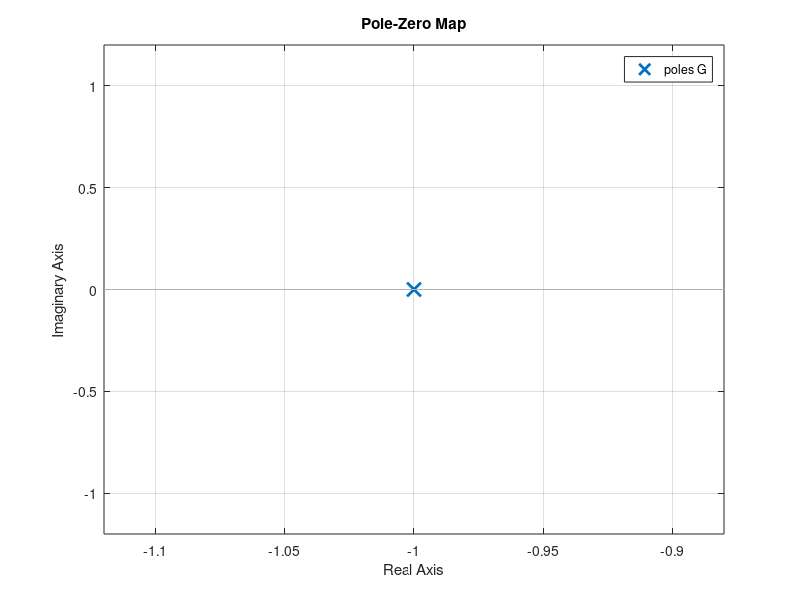
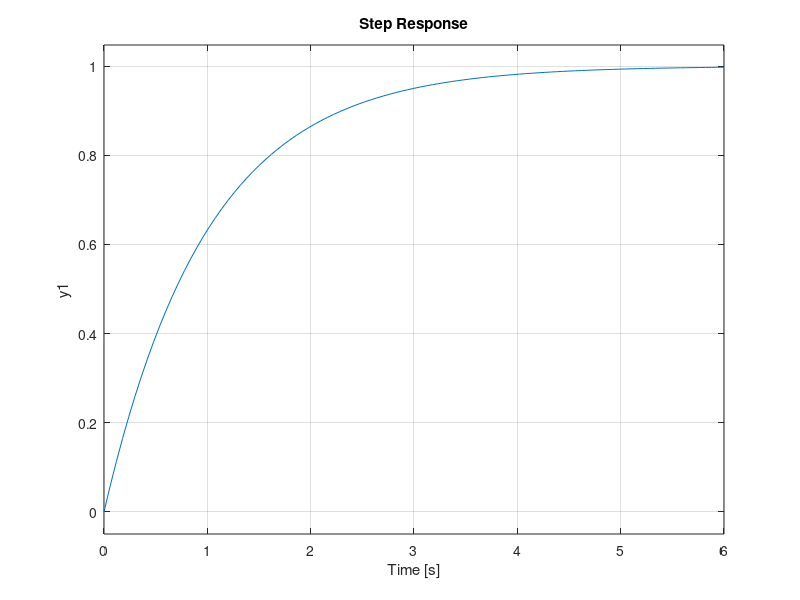

Reproduce these figures in MATLAB, in order. (Note: this script raises an error after producing the figures.)
%
% Sistema del primo ordine
%
close all; clear all; clc;

% parametri del sistema
mu = 1;
T = 1;
epsilon = 5; % percentuale per trovare tempo di assestamento

% definizione del sistema
fprintf('Funzione di trasferimento:\n');
if 1
    % fdt
    s = tf('s');
    G = mu/(1+T*s)
else
    % spazio degli stati
    A = -1/T;
    B = mu/T;
    C = 1;
    D = 0;
    G = ss(A,B,C,D);
    tf(G)
end

% elenco dei poli
poles = pole(G);
fprintf('Poli del sistema:\n');
disp(poles);

pause;

% diagramma poli/zeri
figure;
pzmap(G);

% risposta al gradino
figure;
step(G);

% tempo di assestamento
sinfo = stepinfo(G,'SettlingTimeThreshold', epsilon/100);
settling_time = sinfo.SettlingTime;
fprintf('Il tempo di assestamento ad epsilon = %i%% è di %.1f secondi\n', epsilon, settling_time);
